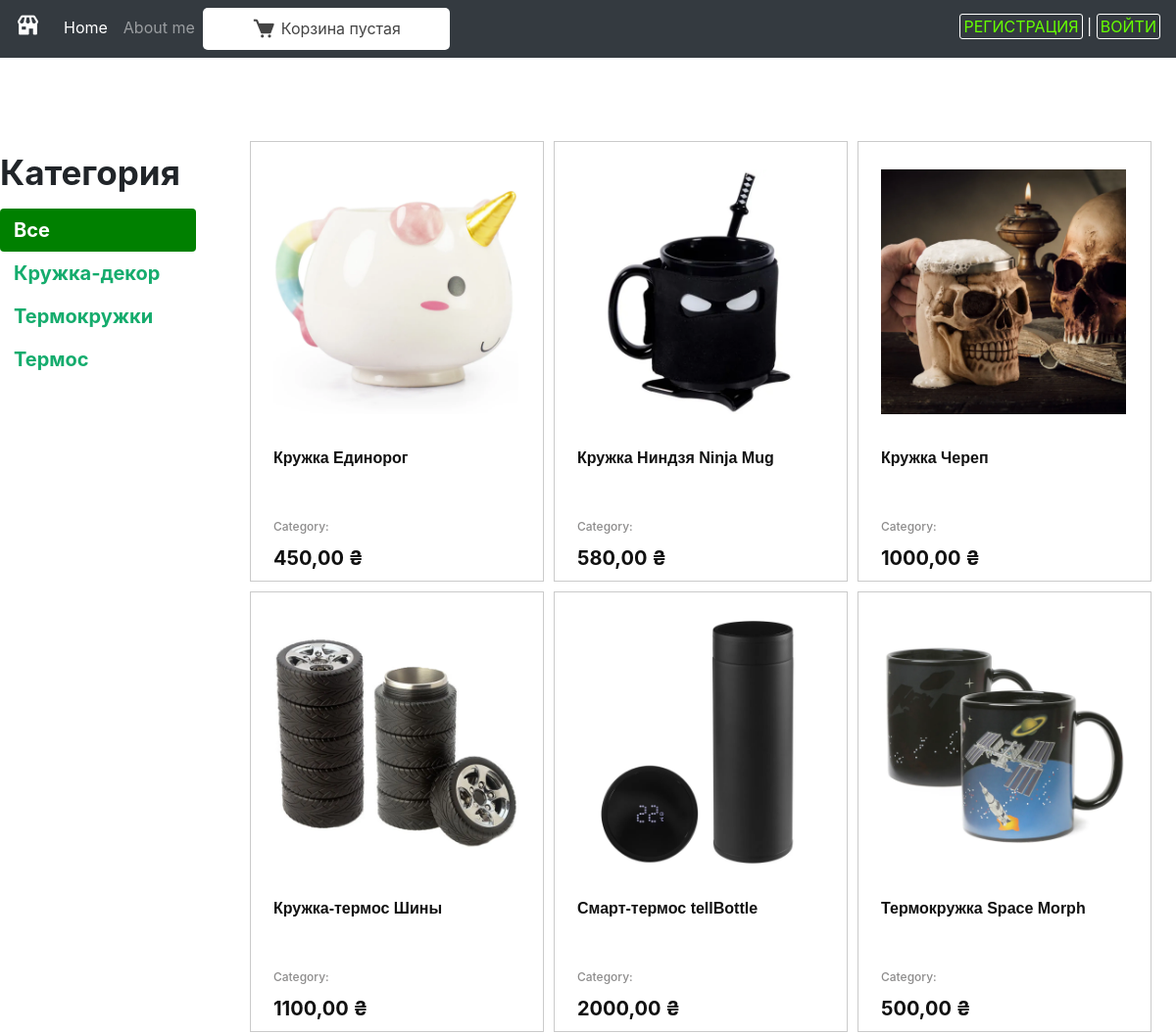
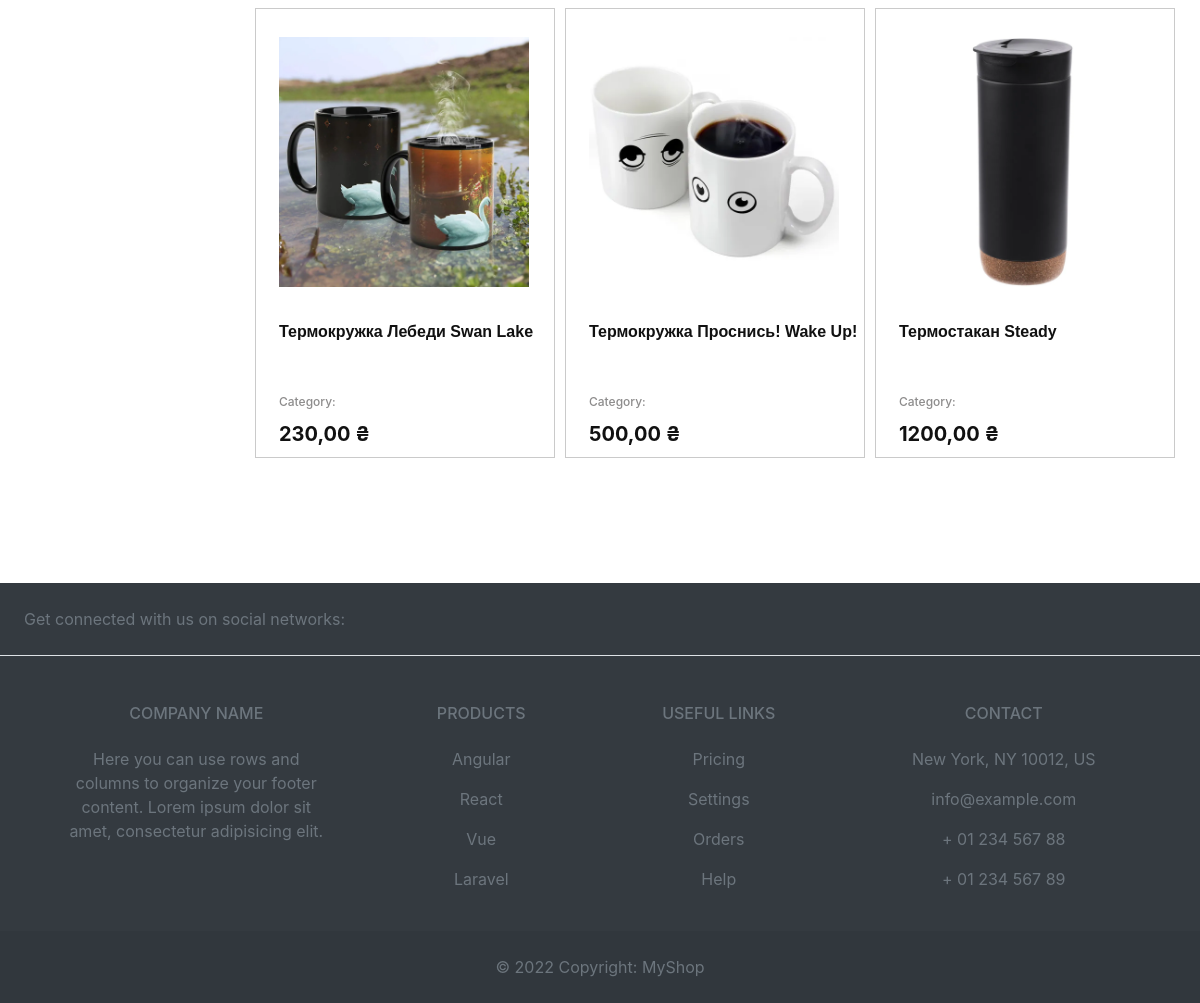
The page / on the database its author committed (2 pictures, top to bottom).
### myshop/models.py (models this page shows, shortened)
class Category(models.Model):
    name = models.CharField(max_length=100, db_index=True)
    slug = models.SlugField(max_length=100, unique=True)
    class Meta:
        ordering = ('name',)
        verbose_name = 'Категория'
        verbose_name_plural = 'Категории'
    def get_absolute_url(self):
        return reverse('myshop:product_list_by_category', args=[self.slug])

class Product(models.Model):
    category = models.ForeignKey(Category,
                                 related_name='products',
                                 on_delete=models.CASCADE)
    name = models.CharField(max_length=50, db_index=True, verbose_name='Наименование')
    slug = models.CharField(max_length=150, db_index=True, unique=True, verbose_name='Ссылка')
    image = models.ImageField(upload_to='product/%Y/%m/%d', blank=True)
    description = models.TextField(max_length=1000, blank=True, verbose_name='Описание')
    price = models.DecimalField(max_digits=10, decimal_places=2, verbose_name='Цена')
    available = models.BooleanField(default=True, verbose_name='Наличие')
    created = models.DateTimeField(auto_now_add=True, verbose_name='Добавлен')
    uploaded = models.DateTimeField(auto_now=True, verbose_name='Изменен')
    class Meta:
        ordering = ('name',)
        verbose_name = 'Товар'
        verbose_name_plural = 'Товары'
        index_together = (('id', 'slug'), )
    def get_absolute_url(self):
        return reverse('myshop:product_detail', args=[self.id, self.slug])

### myshop/views.py (the view)
# urls.py: path('', views.product_list, name='product_list'),
def product_list(request, category_slug=None):
    category = None
    categories = Category.objects.all()
    products = Product.objects.filter(available=True)
    if category_slug:
        category = get_object_or_404(Category, slug=category_slug)
        products = products.filter(category=category)
    return render(request, 'shop/product/list.html',
                  {
                      'category': category,
                      'categories': categories,
                      'products': products
                  })

### cart/cart.py (called while the page is built)
    def __len__(self):
        return sum(item['quantity'] for item in self.cart.values())

### cart/context_processors.py (called while the page is built)
def cart(request):
    return {'cart': Cart(request)}

### myshop/templates/shop/product/list.html (shortened to what this page needs)
{% extends "shop/base.html" %}
{% load static %}
{% block content %}
<div class="content">
    <div class="content_2">
      <div id="sidebar">
        <p><h3 style="font-weight:bold; font-size:35px;" >Категория</h3style></p>
        <ul>
          <li {% if not category %}class="selected" {% endif %}>
            <a class="a_category" href="{% url 'shop:product_list' %}">Все</a>
          </li>
          {% for c in categories %}
          <li {% if category.slug == c.slug %}class="selected" {% endif %}>
            <a class="a_category" href="{{ c.get_absolute_url }}">{{ c.name }}</a>
          </li>
          {% endfor %}
        </ul>
      </div>
      <div class="katalog">
          {% for product in products %}
        <div class="tovar">
          <div class="img">
            <a href="{{ product.get_absolute_url }}">
                <img src="{% if product.image %}{{ product.image.url }}{%else %}{% static 'img/no_image.png' %}{% endif %}">
            </a>
          </div>
          <div class="text">
            <div class="text_name">
              <a href="{{ product.get_absolute_url }}" class="name_tovar">
                <h4 class="name_tovar">{{ product.name }}</h4>
              </a>
            </div>
            <div class="text_category">
              <h4 class="category_text">Category: {{ category.name }}</h4>
            </div>
            <div class="text_price">
              <h5 class="price">{{ product.price }} ₴</h5>
            </div>
          </div>
        </div>
          {% endfor %}
      </div>
    </div>
  </div>
{% endblock %}

### myshop/static/css/base.css (style rules this page uses)
.content { width: 100%; }
.content_2 { margin: 0 auto; display: flex; width: 1220px; height: 100%; }
#sidebar { width:220px; padding:30px 20px 0 0; }
#sidebar ul { margin:0; padding:0; }
#sidebar ul li { margin:0; list-style:none; padding:10px 14px; }
#sidebar ul li a { display:block; }
#sidebar ul li.selected { background:green; border-radius:4px; }
#sidebar ul li.selected a { color:#fff; }
.a_category { font-weight:bold; font-size:20px; color:#15ac6d; text_decoration: none; }
.katalog { padding: 25px; display: flex; flex-wrap: wrap; width: 990px; height: 100%; }
.tovar { margin-left: 10px; margin-top: 10px; padding: 3px; width: 300px; height: 450px; border: 1px solid rgba(0, 0, 0, 0.207); }
.img { display: flex; justify-content: center; align-items: center; width: 290px; height: 300px; margin-bottom: 10px; }
img { margin: auto; display: block; width: 250px; height: 250px; }
.text { padding-left: 20px; width: 290px; height: 130px; }
.text_name { height: 70px; width: 270px; }
.text_category { height: 30px; width: 270px; }
.text_price { height: 30px; width: 250px; }
.name_tovar { font-family: "Futura",sans-serif; color: #111; font-size: 16px; font-weight: bold; text-decoration: none; white-space: normal; }
.category_text { font-size: 12px; color: #8d8c8c; line-height: 20px; }
.price { color: #111; font-size: 20px; font-weight: bold; }

### rows shown on the page
Category: name "Кружка-декор"
Category: name "Термокружки"
Category: name "Термос"
Product: image (picture), name "Кружка Единорог", price "450,00"
Product: image (picture), name "Кружка Ниндзя Ninja Mug", price "580,00"
Product: image (picture), name "Кружка Череп", price "1000,00"
Product: image (picture), name "Кружка-термос Шины", price "1100,00"
Product: image (picture), name "Смарт-термос tellBottle", price "2000,00"
Product: image (picture), name "Термокружка Space Morph", price "500,00"
Product: image (picture), name "Термокружка Лебеди Swan Lake", price "230,00"
Product: image (picture), name "Термокружка Проснись! Wake Up!", price "500,00"
Product: image (picture), name "Термостакан Steady", price "1200,00"
